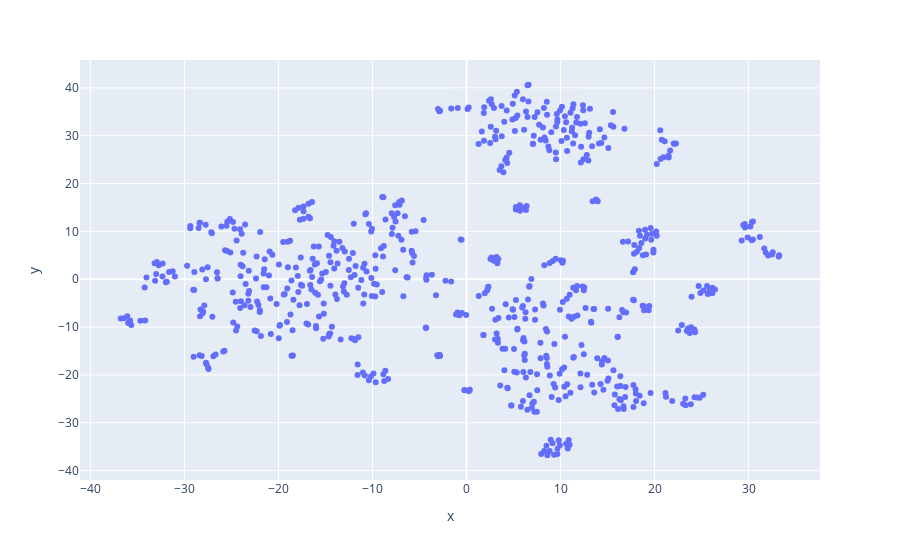

Notebook code for this chart:
### Code cell
import plotly.express as px

n_topics = 4
#mycolors = np.array([color for name, color in mcolors.TABLEAU_COLORS.items()])

# Format

max_label = max(clusters)
max_items = np.random.choice(range(text.shape[0]), size=682, replace=False)
    
pca = PCA(n_components=2).fit_transform(text[max_items,:].todense())
tsne = TSNE().fit_transform(PCA(n_components=50).fit_transform(text[max_items,:].todense()))
    
    
idx = np.random.choice(range(pca.shape[0]), size=682, replace=False)
label_subset = clusters[max_items]
label_subset = [cm.hsv(i/max_label) for i in label_subset[idx]]

df = data["text"]
fig = px.scatter(df, x=tsne[idx, 0], y=tsne[idx, 1],hover_data=[clusters], labels={'hover_data_0':'Cluster'} )
fig.show()

### Figure 1 — Plotly figure (JSON) as saved in the notebook; plotly's stock layout.template omitted (floating-point values rounded to 4 significant figures; data arrays with more than 128 entries replaced by an {"elided": "..."} marker saying what was removed)
{"data": [{"customdata": {"elided": "682x1 int values"}, "hovertemplate": "x=%{x}<br>y=%{y}<br>Cluster=%{customdata[0]}<extra></extra>", "legendgroup": "", "marker": {"color": "#636efa", "symbol": "circle"}, "mode": "markers", "name": "", "showlegend": false, "type": "scatter", "x": {"elided": "682 float values"}, "xaxis": "x", "y": {"elided": "682 float values"}, "yaxis": "y"}], "layout": {"legend": {"tracegroupgap": 0}, "margin": {"t": 60}, "xaxis": {"anchor": "y", "domain": [0, 1], "title": {"text": "x"}}, "yaxis": {"anchor": "x", "domain": [0, 1], "title": {"text": "y"}}}}
